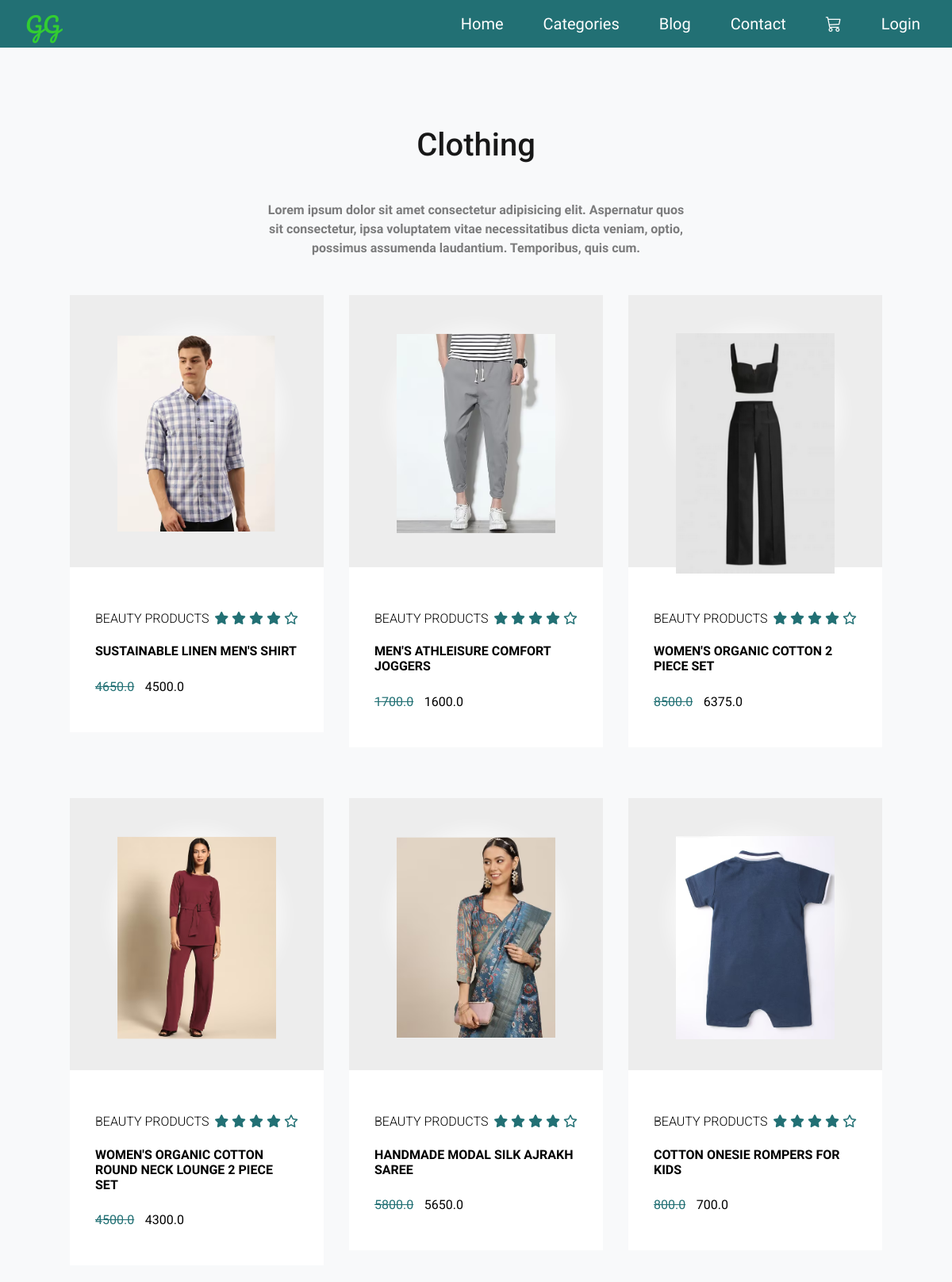
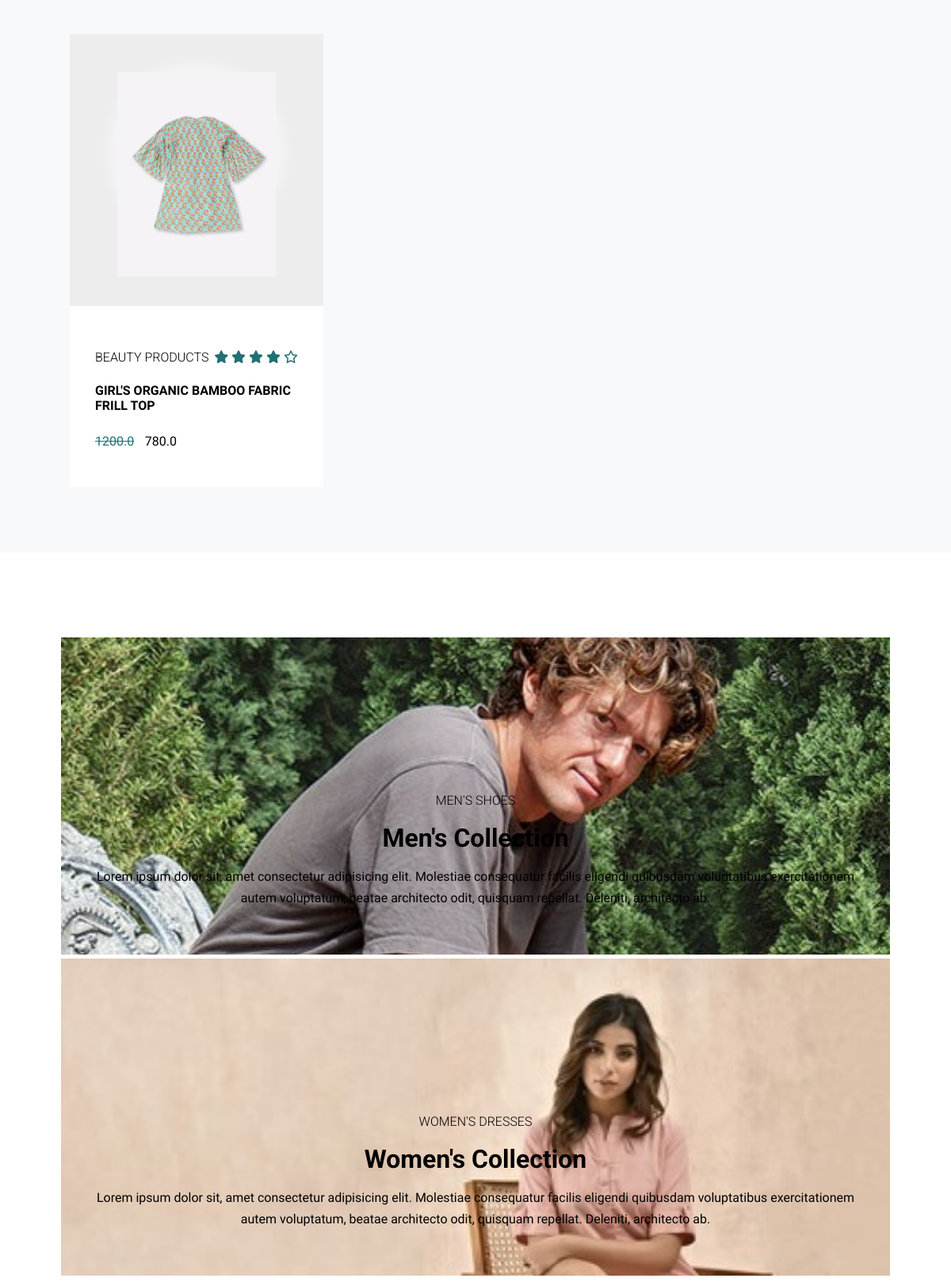
Screenshot of /clothing/ (upper part) with the database file from the repository (2 pictures, top to bottom).
### shop/models.py (models this page shows, shortened)
class Item(models.Model):
    CATEGORY_CHOICES = [
        ('Beauty & Skin Care', 'Beauty & Skin Care'),
        ('Clothing', 'Clothing'),
        ('Home & Kitchen', 'Home & Kitchen'),
        ('Accessories', 'Accessories'),
    ]
    title = models.CharField(max_length=100)
    price = models.FloatField()
    discount_price = models.FloatField(blank=True, null=True)
    category = models.CharField(max_length=100, choices=CATEGORY_CHOICES)
    description = models.TextField(null=True, blank=True)
    image = models.ImageField(upload_to='static/images/', blank=True, null=True)
    slug = models.SlugField()

### shop/views.py (the view)
# urls.py: path('clothing/', clothing, name='clothing'),
def clothing(request):
    items = Item.objects.filter(category='Clothing')
    return render(request, 'clothing.html' , {'items': items})

### templates/clothing.html (shortened to what this page needs)
{% extends 'base.html' %}
{% load static %}
{% block head %}
        <link rel="stylesheet" href="{% static 'css/main_product_page.css' %}">
{% endblock %}
{% block content %}
        <div class = "products">
            <div class = "container">
                <h1 class = "lg-title">Clothing</h1>
                <p class = "text-light">Lorem ipsum dolor sit amet consectetur adipisicing elit. Aspernatur quos sit consectetur, ipsa voluptatem vitae necessitatibus dicta veniam, optio, possimus assumenda laudantium. Temporibus, quis cum.</p>
                <div class = "product-items">
                    {% for item in items %}
                    <div class = "product">
                        <div class = "product-content">
                            <div class = "product-img">
                                <img src = "{{item.image.url}}" alt = "product image">
                            </div>
                        </div>
                        <div class = "product-info">
                            <div class = "product-info-top">
                                <h2 class = "sm-title">Beauty products</h2>
                                <div class = "rating">
                                    <span><i class = "fas fa-star"></i></span>
                                    <span><i class = "fas fa-star"></i></span>
                                    <span><i class = "fas fa-star"></i></span>
                                    <span><i class = "fas fa-star"></i></span>
                                    <span><i class = "far fa-star"></i></span>
                                </div>
                            </div>
                            <a href = "#" class = "product-name">{{item.title}}</a>
                            <p class = "product-price">{{item.price}}</p>
                            <p class = "product-price">{{item.discount_price}}</p>
                        </div>
                    </div>
                    {% endfor %}
                </div>
            </div>
        </div>
        <div class = "product-collection">
            <div class = "container">
                <div class = "product-collection-wrapper">
                    <div class = "product-col-left flex" style="background-image:url('{% static 'assets/sale0.jpg'%}'); background-size: cover">
                        <div class = "product-col-content" style="color: black">
                            <h2 class = "sm-title">men's shoes </h2>
                            <h2 class = "md-title">men's collection </h2>
                            <p class = "text-light">Lorem ipsum dolor sit, amet consectetur adipisicing elit. Molestiae consequatur facilis eligendi quibusdam voluptatibus exercitationem autem voluptatum, beatae architecto odit, quisquam repellat. Deleniti, architecto ab.</p>
                        </div>
                    </div>
                    <div class = "product-col-right">
                        <div class = "product-col-r-top flex" style="background-image:url('{% static 'assets/sale2.jpg'%}'); background-size: cover">
                            <div class = "product-col-content" style="color: black">
                                <h2 class = "sm-title">women's dresses </h2>
                                <h2 class = "md-title">women's collection </h2>
                                <p class = "text-light">Lorem ipsum dolor sit, amet consectetur adipisicing elit. Molestiae consequatur facilis eligendi quibusdam voluptatibus exercitationem autem voluptatum, beatae architecto odit, quisquam repellat. Deleniti, architecto ab.</p>
                            </div>
                        </div>
                    </div>
                </div>
            </div>
        </div>
{% endblock %}

### templates/base.html (shortened to what this page needs)
{% load static %}
<!DOCTYPE html>
<html lang="en">
  <head>
    {% block head %}{% endblock %}
    <link rel="stylesheet" type="text/css" href="{% static 'css/base.css' %}" />
    <link rel="stylesheet" href="https://cdn.jsdelivr.net/npm/bootstrap-icons@1.10.5/font/bootstrap-icons.css">
  </head>
  <body>
    <nav class="navbar">
      <a href="{% url 'index'%}" class="logo">
        GG
      </a>
      <ul class="menu">
        <li><a href="{% url 'index'%}">Home</a></li>
        <li class="dropdown">
          <a href="#">Categories</a>
        </li>
        <li><a href="{% url 'blog' %}">Blog</a></li>
        <li><a href="#footer">Contact</a></li>
        <li><a href="{% url 'cart' %}"><i class="bi bi-cart3"></i></a></li>
        {% if user.is_authenticated %}
        <li class="dropdown"><i class="fas fa-user"></i>
          &nbsp {{user.username}} <i class="bi bi-caret-down-fill"></i>
          <ul class="submenu">
            <li><a href="{% url 'orders' %}">Orders</a></li>
            <li><a href="{% url 'logout' %}">Logout</a></li>
          </ul>
        </li>
        {% else %}
        <a href="{% url 'login' %}"><li>Login</li></a>
        {% endif %}
      </ul>
    </nav>
    {%block content%} {%endblock%}
  </body>
</html>

### static/css/main_product_page.css (style rules this page uses)
:root { --white-light: rgba(255, 255, 255, 0.5); --alice-blue: #f8f9fa; --carribean-green: #227074; --gray: #ededed; }
* { padding: 0; box-sizing: border-box; }
body { font-family: 'Quicksand', sans-serif; }
img { width: 100%; display: block; }
.container { width: 88vw; margin: 0 auto; }
.lg-title, .md-title, .sm-title { font-family: 'Roboto', sans-serif; padding: 0.6rem 0; text-transform: capitalize; }
.lg-title { font-size: 2.5rem; font-weight: 500; text-align: center; padding: 1.3rem 0; opacity: 0.9; }
.md-title { font-size: 2rem; font-family: 'Roboto', sans-serif; }
.sm-title { font-weight: 300; font-size: 1rem; text-transform: uppercase; }
.text-light { font-size: 1rem; font-weight: 600; line-height: 1.5; opacity: 0.5; margin: 0.4rem 0; }
.products { background: var(--alice-blue); padding: 3.2rem 0; }
.products .text-light { text-align: center; width: 70%; margin: 0.9rem auto; }
.product { margin: 2rem; position: relative; }
.product-content { background: var(--gray); padding: 3rem 0.5rem 2rem 0.5rem; cursor: pointer; }
.product-img { background: var(--white-light); box-shadow: 0 0 20px 10px var(--white-light); width: 200px; height: 200px; margin: 0 auto; border-radius: 50%; transition: background 0.5s ease; }
.product-info { background: white; padding: 2rem; }
.product-info-top { display: flex; justify-content: space-between; align-items: center; }
.rating span { color: var(--carribean-green); }
.product-name { color: black; display: block; text-decoration: none; font-size: 1rem; text-transform: uppercase; font-weight: bold; }
.product-price { padding-top: 0.6rem; padding-right: 0.6rem; display: inline-block; }
.product-price:first-of-type { text-decoration: line-through; color: var(--carribean-green); }
.product-img img { transition: transform 0.6s ease; }
.product-collection { padding: 3.2rem 0; }
.product-collection-wrapper { padding: 3.2rem 0; }
.product-col-left { background: linear-gradient(rgba(0, 0, 0, 0), rgba(0, 0, 0, 0.3)), url("images/fashion-img-1.jpg") center/cover no-repeat; }
.product-col-r-top { background: linear-gradient(rgba(0, 0, 0, 0), rgba(0, 0, 0, 0.3)), url("images/fashion-img-2.png") center/cover no-repeat; }
.flex { display: flex; justify-content: center; align-items: flex-end; height: 50vh; padding: 2rem 1.5rem 3.2rem; margin: 5px; }
.product-col-content { text-align: center; color: white; }
.product-col-content h2 { margin: 0 auto; }
.product-collection .text-light { opacity: 1; font-size: 0.8; font-weight: 400; line-height: 1.7; }
@media screen and (min-width: 992px) { .product-items { display: grid; grid-template-columns: repeat(2, 1fr); } }
@media screen and (min-width: 1200px) { .product-items { grid-template-columns: repeat(3, 1fr); } }
@media screen and (min-width: 1200px) { .product { margin-right: 1rem; margin-left: 1rem; } }
@media screen and (min-width: 1200px) { .products .text-light { width: 50%; } }

### static/css/base.css (style rules this page uses)
html { scroll-behavior: smooth; }
body { transition: 0.3s ease-in-out; font-family: Signika; margin: 0; padding: 0; }
nav { font-family: Signika; font-weight:500; font-size: 20px; background: #227074; color: #fff; display: flex; justify-content: space-between; align-items: center; height: 60px; left: 0; width: 100%; z-index: 3; opacity: 1; transition: opacity 0.3s ease-in-out; position: relative; top: auto; }
.bi { font-size: 20px; }
nav .logo { margin: 0 2rem; font-family: Pacifico; text-decoration: none; font-size: 1.7rem; color: limegreen; }
.menu { list-style-type: none; margin: 0; margin-right: 15px; padding: 0; display: flex; }
.menu li { position: relative; }
.menu a { display: block; color: #fff; text-decoration: none; padding: 0 25px; }

### rows the page displays
Item: image (picture), title "SUSTAINABLE LINEN MEN'S SHIRT", price "4650.0", discount_price "4500.0"
Item: image (picture), title "MEN'S ATHLEISURE COMFORT JOGGERS", price "1700.0", discount_price "1600.0"
Item: image (picture), title "WOMEN'S ORGANIC COTTON 2 PIECE SET", price "8500.0", discount_price "6375.0"
Item: image (picture), title "WOMEN'S ORGANIC COTTON ROUND NECK LOUNGE 2 PIECE SET", price "4500.0", discount_price "4300.0"
Item: image (picture), title "HANDMADE MODAL SILK AJRAKH SAREE", price "5800.0", discount_price "5650.0"
Item: image (picture), title "COTTON ONESIE ROMPERS FOR KIDS", price "800.0", discount_price "700.0"
Item: image (picture), title "GIRL'S ORGANIC BAMBOO FABRIC FRILL TOP", price "1200.0", discount_price "780.0"
